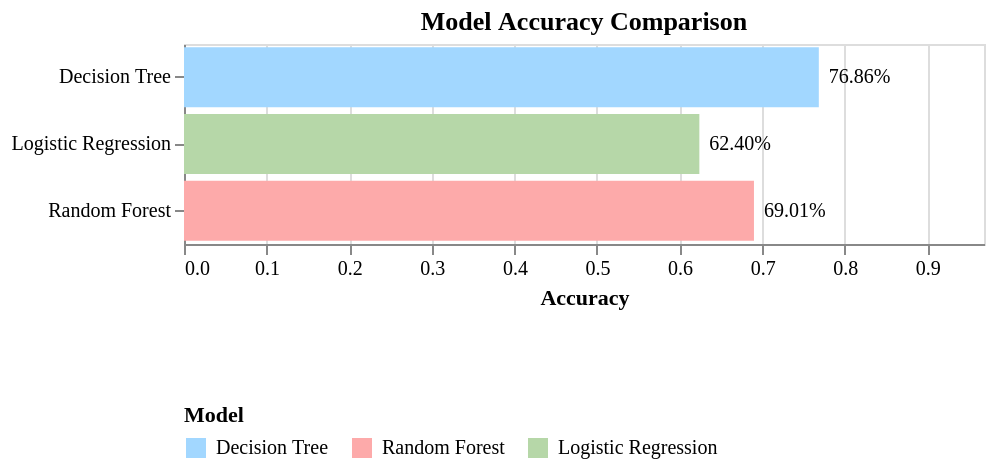

The notebook cell this image was saved under:
### Code cell
# BAR CHART
import altair as alt
import pandas as pd

x_domain = max(accuracy_df["value"]) + 0.2
bar = alt.Chart(accuracy_df).mark_bar(
).encode(
    x=alt.X(
        "value:Q",
        title="Accuracy",
        scale=alt.Scale(domain=[0, x_domain]),
        axis=alt.Axis(titleFont='Times New Roman', labelFont='Times New Roman')
    ),
    y=alt.Y(
        "model:N",
        sort="-x",
        title=None,
        axis=alt.Axis(labelFont='Times New Roman')
    ),
    color=alt.Color(
        "model:N",
        scale=alt.Scale(
            domain=model_order,
            range=["#a2d7ff", "#fdaaaa", "#b6d7a8"] # blue, red, orange
        ),
        legend=alt.Legend(
                          orient="none",
                          legendX=0,
                          legendY=180,
                          titleFontSize=11,
                          labelFontSize=10,
                          columns = 3,
                          title = 'Model',
                          titleFont='Times New Roman',
                          labelFont='Times New Roman'
                      )
    ),
    tooltip=[
        alt.Tooltip("model:N", title="Model"),
        alt.Tooltip("value:Q", title="Accuracy", format=".2%")
    ]
)

labels = bar.mark_text(
    align="left",
    baseline="middle",
    dx=5,
    fontSize=10,
    font='Times New Roman' # Set font for bar labels
).encode(
    text=alt.Text("value:Q", format=".2%"),
    color=alt.value('black') # Explicitly encode color to black
)

bar_chart = (bar + labels).properties(
    title=alt.TitleParams(text="Model Accuracy Comparison", font='Times New Roman'), # Corrected title font setting
    width=400,
    height=100 # Decreased height for less tall bars
)
bar_chart

### Figure 1 — Vega-Lite specification as saved in the notebook (floating-point values rounded to 4 significant figures)
{"config": {"view": {"continuousWidth": 300, "continuousHeight": 300}}, "layer": [{"mark": {"type": "bar"}, "encoding": {"color": {"field": "model", "legend": {"columns": 3, "labelFont": "Times New Roman", "labelFontSize": 10, "legendX": 0, "legendY": 180, "orient": "none", "title": "Model", "titleFont": "Times New Roman", "titleFontSize": 11}, "scale": {"domain": ["Decision Tree", "Random Forest", "Logistic Regression"], "range": ["#a2d7ff", "#fdaaaa", "#b6d7a8"]}, "type": "nominal"}, "tooltip": [{"field": "model", "title": "Model", "type": "nominal"}, {"field": "value", "format": ".2%", "title": "Accuracy", "type": "quantitative"}], "x": {"axis": {"labelFont": "Times New Roman", "titleFont": "Times New Roman"}, "field": "value", "scale": {"domain": [0, 0.9686]}, "title": "Accuracy", "type": "quantitative"}, "y": {"axis": {"labelFont": "Times New Roman"}, "field": "model", "sort": "-x", "title": null, "type": "nominal"}}}, {"mark": {"type": "text", "align": "left", "baseline": "middle", "dx": 5, "font": "Times New Roman", "fontSize": 10}, "encoding": {"color": {"value": "black"}, "text": {"field": "value", "format": ".2%", "type": "quantitative"}, "tooltip": [{"field": "model", "title": "Model", "type": "nominal"}, {"field": "value", "format": ".2%", "title": "Accuracy", "type": "quantitative"}], "x": {"axis": {"labelFont": "Times New Roman", "titleFont": "Times New Roman"}, "field": "value", "scale": {"domain": [0, 0.9686]}, "title": "Accuracy", "type": "quantitative"}, "y": {"axis": {"labelFont": "Times New Roman"}, "field": "model", "sort": "-x", "title": null, "type": "nominal"}}}], "data": {"name": "data-872172fb991d8bf392c3079f4110ba2a"}, "height": 100, "title": {"text": "Model Accuracy Comparison", "font": "Times New Roman"}, "width": 400, "$schema": "https://vega.github.io/schema/vega-lite/v5.20.1.json", "datasets": {"data-872172fb991d8bf392c3079f4110ba2a": [{"model": "Decision Tree", "metric": "Accuracy", "value": 0.7686, "training_time": 72.91}, {"model": "Random Forest", "metric": "Accuracy", "value": 0.6901, "training_time": 136.0}, {"model": "Logistic Regression", "metric": "Accuracy", "value": 0.624, "training_time": 160.0}]}}
